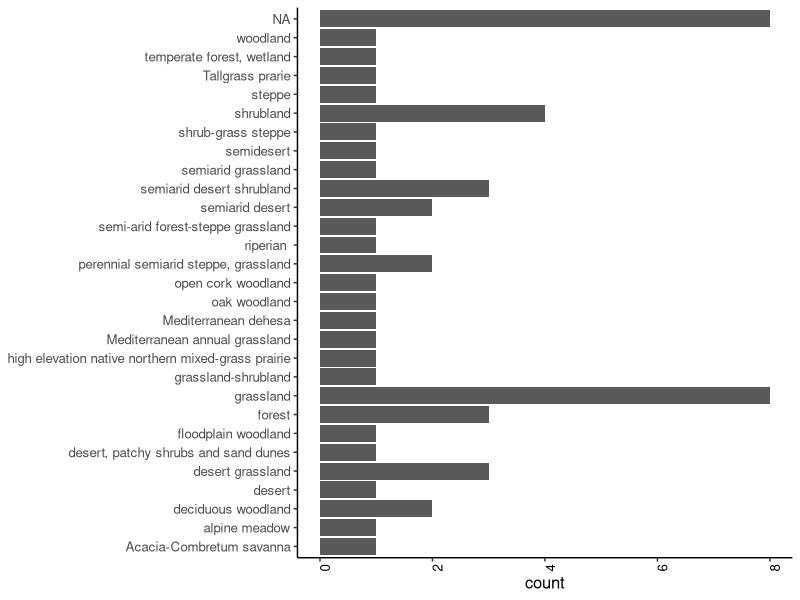
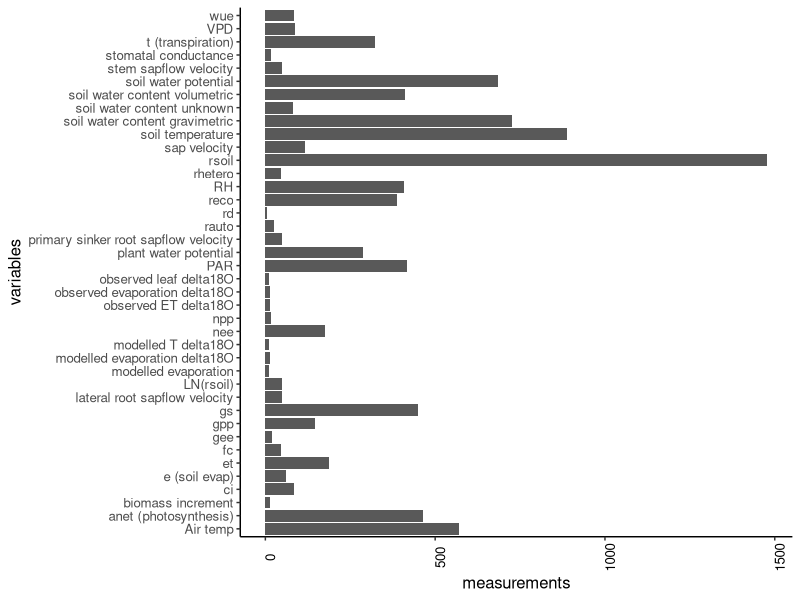
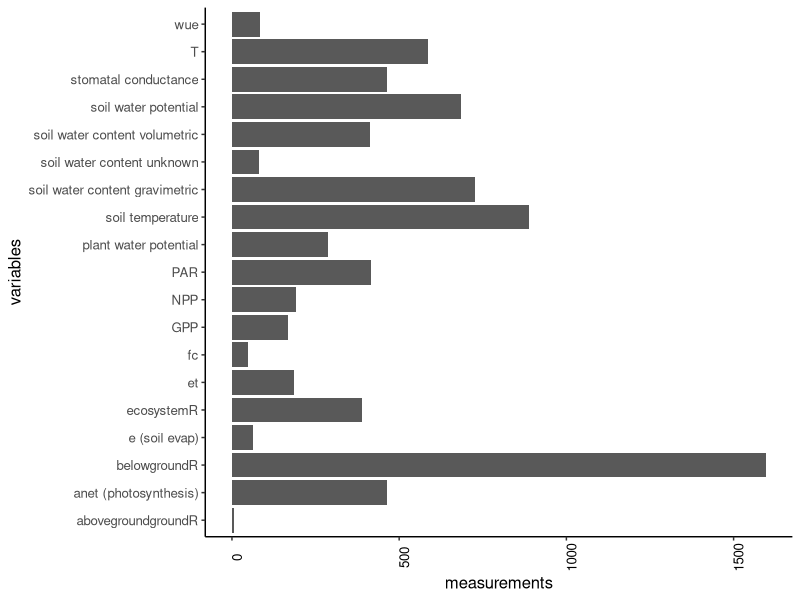

Recreate these plots in R, in order.
### This script will read in the 3 tables: study, pulse, record
### Each table will be cleaned for errors and downstream matching
### Only select variables will be kept in record table
### Initial figures that summarize the types of data

library(tidyverse)
library(ggplot2)
library(gridExtra)
library(cowplot)
library(lubridate)


# Import data
dataIN_study = read.csv("./data_raw/Combined_study-source_info.csv", 
                        header = TRUE, skip = 1,
                        na.strings = "")
dataIN_pulse = read.csv("./data_raw/Combined_pulse-plot_info.csv", 
                        header = TRUE, skip = 1,
                        na.strings = "")
dataIN_record = read.csv("./data_raw/Combined_record_info.csv", 
                         header = TRUE, skip = 1,
                         na.strings = "")[,1:17] # Remove extraneous empty columns

##### Clean study table #####
d_study <- dataIN_study %>%
  rename(Elevation.m = Elevation..m.,
         MAT.C = MAT..oC.,
         MAP.mm = MAP..mm.,
         percent.C4 = X.C4) %>%
  mutate(Paper.ID = substr(Study.ID, 1L, 3L), # extract first character
         Soil.texture = ifelse(Soil.texture == "sandy loams", 
                               "sandy loam", # Combine identical variables
                               Soil.texture),
         Vegetation.type = ifelse(Vegetation.type == "annual grassland", 
                               "grassland", # Combine identical variables
                               Vegetation.type),
         Vegetation.type = ifelse(Vegetation.type == "riperian", 
                                  "riparian", # Fix typo
                                  Vegetation.type)) %>%
  relocate(Paper.ID)

d_study <- d_study[rowSums(is.na(d_study)) != ncol(d_study), ] # remove extra rows

##### Clean pulse table #####
d_pulse <- dataIN_pulse %>%
  rename(percent.C4 = X.C4,
         Plant.biomass.cover.LAI = Plant.biomass..cover.LAI)

d_pulse <- d_pulse[rowSums(is.na(d_pulse)) != ncol(d_pulse), ] # remove extra rows

# Split into two tables w/o overlapping study IDs
for(i in 1:nrow(d_pulse)){
  d_pulse$n.Study.vars[i] <- sum(!is.na(d_pulse[i,13:27]))
}

# d_pulse1 has no pulse-level covariates (study level)
d_pulse1 <- d_pulse %>%
  filter(n.Study.vars == 0) %>%
  select(-c(13:27)) %>% # remove site variable columns
  left_join(d_study, by= c("Study.ID")) %>% # Combine pulse1 and study table
  rename(Notes.pulse = Notes.x, 
         Notes.site = Notes.y) %>%
  mutate(Rooting.depth = NA, 
         Rooting.depth.units = NA, 
         Planting.date = NA, 
         Established.or.planted = NA,
         Soil.pH = as.numeric(Soil.pH)) # Add columns to match d_pulse2

# d_pulse2 has pulse-level covariates
temp_d_study <- subset(d_study, select = -c(Soil.texture, Soil.C.N, Soil.C.content, 
                                            Soil.organic.matter.content, Soil.pH,
                                            Plant.biomass.cover.LAI, Plant.bio.cov.LAI.units,
                                            Dominant.species, Species.diversity,
                                            Species.diversity.type, percent.C4)) # remove duplicates for combining

d_pulse2 <- d_pulse %>%
  filter(n.Study.vars != 0) %>%
  left_join(temp_d_study, by= c("Study.ID")) %>% # Combine pulse2 and study table
  rename(Notes.pulse = Notes.x, 
         Notes.site = Notes.y) %>%
  mutate(Soil.C.content = as.character(Soil.C.content),
         Soil.organic.matter.content = as.character(Soil.organic.matter.content),
         Plant.biomass.cover.LAI = as.character(Plant.biomass.cover.LAI))

##### Combine d_pulse1 (site level) and d_pulse2 (plot level) #####

# Check all column names identical between two tables
ind <- c()
for(i in 1:length(colnames(d_pulse1))) {
  ind[i] <- which(colnames(d_pulse2) == colnames(d_pulse1)[i])
}

# Join tables
d_pulse <- full_join(d_pulse1, d_pulse2) 


# Combine variable names that are the same, 
# drop variable names we don't need yet for the prelim analysis 
# (see 11/3 /21 meeting notes)
# If the newVariable column has NAs, fill in with Variable column
d_record <- dataIN_record %>%
  filter(!Variable %in% c("RH", "VPD", "Air temp", "observed leaf delta18O", "observed evaporation delta18O", "observed ET delta18O",
                          "modelled T delta18O", "modelled evaporation delta18O", "observed leaf delta18O", "Euclidean distance from orgin",
                          "Euclidean distance", "Cumulative euclidean distance", "biomass increment", "ci", "modelled evaporation")) %>%
  mutate(newVariable = case_when(Variable %in% c("rsoil", "rhetero", "rauto", "LN(rsoil)") ~ "belowgroundR",
                                 Variable %in% c("rd") ~ "abovegroundgroundR",
                                 Variable %in% c("reco") ~ "ecosystemR",
                                 Variable %in% c("npp", "nee") ~ "NPP",
                                 Variable %in% c("gpp", "gee") ~ "GPP",
                                 Variable %in% c("gs", "stomatal conductance") ~ "stomatal conductance",
                                 Variable %in% c("VWC", "soil water content") ~ "soil water content",
                                 Variable %in% c("stem sapflow velocity", "sap velocity", "root sap velocity" , 
                                                 "lateral root sapflow velocity", "primary sinker root sapflow velocity", "t (transpiration)") ~ "T"),
         newVariable = ifelse(is.na(newVariable), Variable, newVariable)) %>%
  drop_na(Study.ID)# drop rows with Study.ID NAs (gets rid of extra rows) 
        
# should we also combine anet and PAR?





# Save the cleaned data as .Rdata 
# Create folder for cleaned data if it does not already exist
if(!file.exists("data_clean")) { dir.create("data_clean")} 

write.csv(d_record, file = "data_clean/Clean_record_info.csv",
          row.names = FALSE)


#### Initial graphs
if(!file.exists("plots")) { dir.create("plots")} # create plots folder if it doesn't exist
path_out = "./plots/" # set save path

### Make vegetation count graph
d_veg_count <- d_study %>%
  count(Vegetation.type)

# The parentheses here just automatically call the plot
# similar to just typing p_veg after
(p_veg <- ggplot(d_veg_count) +
    geom_bar(aes(x=n, y=Vegetation.type), position="dodge", stat = "identity") +
    labs(title = NULL, y = NULL, x = "count") +
    theme(legend.position = "right",
          legend.title = element_blank(),
          legend.text=element_text(size=9),
          text = element_text(size=12),
          panel.background = element_rect(fill="white"),
          axis.line = element_line(color = "black"),
          axis.text.x = element_text(colour="black", angle = 90),
          plot.title = element_text(hjust = 0.5)))

ggsave2("p_veg.png", plot = p_veg, path = path_out) # save veg type count plot

### Make variable count graph
d_var_count <- dataIN_record %>%
  count(Variable)

(p_var <- ggplot(d_var_count) +
    geom_bar(aes(x=n, y=Variable), position="dodge", stat = "identity") +
    labs(title = NULL, y = "variables", x = "measurements") +
    theme(legend.position = "right",
          legend.title = element_blank(),
          legend.text=element_text(size=9),
          text = element_text(size=12),
          panel.background = element_rect(fill="white"),
          axis.line = element_line(color = "black"),
          axis.text.x = element_text(colour="black", angle = 90),
          plot.title = element_text(hjust = 0.5)))

ggsave2("p_var.png", plot = p_var, path = path_out)

### Make a new variable count plot
d_var_count <- d_record %>%
  count(newVariable)


(p_var_filtered <- ggplot(d_var_count) +
    geom_bar(aes(x=n, y=newVariable), position="dodge", stat = "identity") +
    labs(title = NULL, y = "variables", x = "measurements") +
    theme(legend.position = "right",
          legend.title = element_blank(),
          legend.text=element_text(size=9),
          text = element_text(size=12),
          panel.background = element_rect(fill="white"),
          axis.line = element_line(color = "black"),
          axis.text.x = element_text(colour="black", angle = 90),
          plot.title = element_text(hjust = 0.5)))

ggsave2("p_var_filtered.png", plot = p_var_filtered, path = path_out)